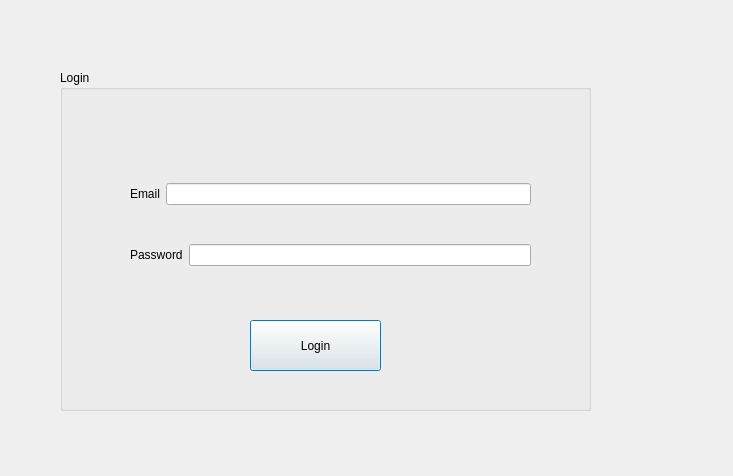
<?xml version="1.0" encoding="UTF-8"?>
<ui version="4.0">
 <class>LoginDialog</class>
 <widget class="QDialog" name="LoginDialog">
  <property name="geometry">
   <rect>
    <x>0</x>
    <y>0</y>
    <width>733</width>
    <height>476</height>
   </rect>
  </property>
  <property name="windowTitle">
   <string>Dialog</string>
  </property>
  <widget class="QGroupBox" name="groupBox">
   <property name="geometry">
    <rect>
     <x>60</x>
     <y>70</y>
     <width>531</width>
     <height>341</height>
    </rect>
   </property>
   <property name="title">
    <string>Login</string>
   </property>
   <widget class="QPushButton" name="pushButton">
    <property name="geometry">
     <rect>
      <x>190</x>
      <y>250</y>
      <width>131</width>
      <height>51</height>
     </rect>
    </property>
    <property name="text">
     <string>Login</string>
    </property>
   </widget>
   <widget class="QWidget" name="">
    <property name="geometry">
     <rect>
      <x>70</x>
      <y>80</y>
      <width>401</width>
      <height>151</height>
     </rect>
    </property>
    <layout class="QVBoxLayout" name="verticalLayout">
     <item>
      <layout class="QHBoxLayout" name="horizontalLayout">
       <item>
        <widget class="QLabel" name="label">
         <property name="text">
          <string>Email</string>
         </property>
        </widget>
       </item>
       <item>
        <widget class="QLineEdit" name="lineEdit_Logemail"/>
       </item>
      </layout>
     </item>
     <item>
      <layout class="QHBoxLayout" name="horizontalLayout_2">
       <item>
        <widget class="QLabel" name="label_2">
         <property name="text">
          <string>Password</string>
         </property>
        </widget>
       </item>
       <item>
        <widget class="QLineEdit" name="lineEdit_Logpass"/>
       </item>
      </layout>
     </item>
    </layout>
   </widget>
  </widget>
 </widget>
 <resources/>
 <connections/>
</ui>
